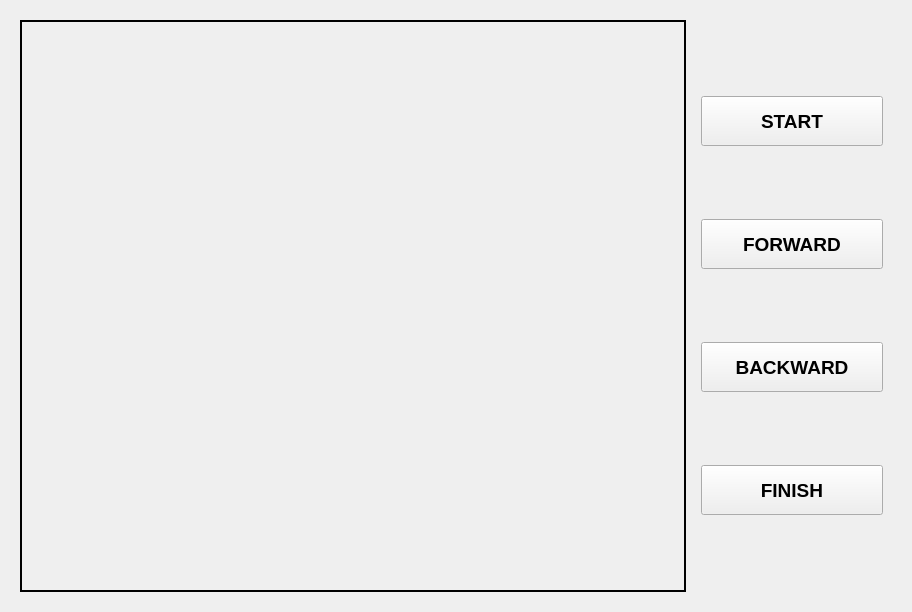
<?xml version="1.0" encoding="UTF-8"?>
<ui version="4.0">
 <class>replay</class>
 <widget class="QWidget" name="replay">
  <property name="geometry">
   <rect>
    <x>0</x>
    <y>0</y>
    <width>912</width>
    <height>612</height>
   </rect>
  </property>
  <property name="windowTitle">
   <string>Form</string>
  </property>
  <layout class="QHBoxLayout" name="horizontalLayout_2">
   <item>
    <widget class="QFrame" name="horizontalFrame">
     <layout class="QHBoxLayout" name="horizontalLayout">
      <item>
       <widget class="myLabel" name="label">
        <property name="maximumSize">
         <size>
          <width>900</width>
          <height>900</height>
         </size>
        </property>
        <property name="frameShape">
         <enum>QFrame::Box</enum>
        </property>
        <property name="lineWidth">
         <number>2</number>
        </property>
        <property name="text">
         <string/>
        </property>
       </widget>
      </item>
      <item>
       <widget class="QFrame" name="verticalFrame">
        <property name="maximumSize">
         <size>
          <width>200</width>
          <height>16777215</height>
         </size>
        </property>
        <layout class="QVBoxLayout" name="verticalLayout">
         <item>
          <widget class="QPushButton" name="start">
           <property name="minimumSize">
            <size>
             <width>0</width>
             <height>50</height>
            </size>
           </property>
           <property name="font">
            <font>
             <pointsize>14</pointsize>
             <bold>true</bold>
            </font>
           </property>
           <property name="text">
            <string>START</string>
           </property>
          </widget>
         </item>
         <item>
          <widget class="QPushButton" name="forward">
           <property name="minimumSize">
            <size>
             <width>0</width>
             <height>50</height>
            </size>
           </property>
           <property name="font">
            <font>
             <pointsize>14</pointsize>
             <bold>true</bold>
            </font>
           </property>
           <property name="text">
            <string>FORWARD</string>
           </property>
          </widget>
         </item>
         <item>
          <widget class="QPushButton" name="backward">
           <property name="minimumSize">
            <size>
             <width>0</width>
             <height>50</height>
            </size>
           </property>
           <property name="font">
            <font>
             <pointsize>14</pointsize>
             <bold>true</bold>
            </font>
           </property>
           <property name="text">
            <string>BACKWARD</string>
           </property>
          </widget>
         </item>
         <item>
          <widget class="QPushButton" name="finish">
           <property name="minimumSize">
            <size>
             <width>0</width>
             <height>50</height>
            </size>
           </property>
           <property name="font">
            <font>
             <pointsize>14</pointsize>
             <bold>true</bold>
            </font>
           </property>
           <property name="text">
            <string>FINISH</string>
           </property>
          </widget>
         </item>
        </layout>
       </widget>
      </item>
     </layout>
    </widget>
   </item>
  </layout>
 </widget>
 <customwidgets>
  <customwidget>
   <class>myLabel</class>
   <extends>QLabel</extends>
   <header location="global">mylabel.h</header>
  </customwidget>
 </customwidgets>
 <resources/>
 <connections/>
</ui>
